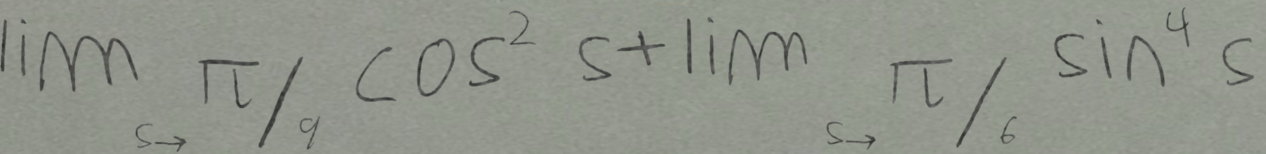
#> input picture pix2text_export/A001_derivation.png, 2532 x 308 px (shown at 1/2 size); its folder holds only this picture in this run
$ python -i Front-end.py   (imports and definitions only)
#> lines starting #> are read from the running program, lines starting #| are printed output that depends on the picture; after the words box and inside, x2 and y2 are one past the last pixel; in counts of white or black regions, pixels touching at a corner belong together
import tkinter as tk
from tkinter import filedialog, messagebox, scrolledtext
from PIL import Image, ImageTk, ImageOps, ImageEnhance
import customtkinter as ctk
import os
import cv2
import numpy as np
from pathlib import Path
import tempfile
import shutil
import json
import webbrowser
import re
import random
import sympy
import subprocess
import time
from sympy.parsing.sympy_parser import parse_expr, standard_transformations, implicit_multiplication_application, convert_xor

# Add power operator transformation and implicit multiplication
transformations = standard_transformations + (convert_xor, implicit_multiplication_application)

# ==================== SYMPY MARKING FUNCTIONS ====================

# [382 lines left out: functions clean_step, extract_solutions_from_text, parse_equation_or_expression, is_equivalent_math, extract_base_function, enhanced_verify_steps and 5 more, not called in this run]

# ==================== SHARED CLASSES ====================

class ImagePreprocessor:
    """Wrapper for the preprocessing pipeline"""

    @staticmethod
    def invert_if_necessary(img):
        """Ensure the image has white background and black text."""
        mean_val = np.mean(img)
        if mean_val < 128:
            return cv2.bitwise_not(img)
        return img

    @staticmethod
    def adaptive_denoise_and_binarize(img_gray, median_k=3, block_size=35, C=12):
        """Adaptive thresholding for binarization"""
        if median_k > 1:
            med = cv2.medianBlur(img_gray, median_k)
        else:
            med = img_gray
        binary = cv2.adaptiveThreshold(med, 255, cv2.ADAPTIVE_THRESH_GAUSSIAN_C,
                                      cv2.THRESH_BINARY, block_size, C)
        return binary

    @staticmethod
    def preprocess_image(pil_image, params=None):
        """Main preprocessing pipeline for PIL images"""
        if params is None:
            params = {
                'median_k': 3,
                'block_size': 35,
                'C': 12,
                'open_kernel': (3, 3),
                'close_kernel': (3, 3),
                'open_iters': 1,
                'close_iters': 1,
                'min_area': 200,
                'dilate_kernel': (2, 2),
                'dilate_iters': 1,
                'deskew': False
            }

        # Convert PIL to OpenCV
        img_array = np.array(pil_image)

        # Convert to grayscale if needed
        if len(img_array.shape) == 3:
            img_gray = cv2.cvtColor(img_array, cv2.COLOR_RGB2GRAY)
        else:
            img_gray = img_array

        # Apply preprocessing pipeline
        binary = ImagePreprocessor.adaptive_denoise_and_binarize(
            img_gray,
            median_k=params['median_k'],
            block_size=params['block_size'],
            C=params['C']
        )

        # Ensure white background, black text
        final = ImagePreprocessor.invert_if_necessary(binary)

        # Convert back to PIL Image
        return Image.fromarray(final)

class LatexOCRConverter:
    """Placeholder for LaTeX OCR conversion"""

    # [14 lines left out: function convert_to_latex, not called in this run]

class TeacherQuestion:
    """Class to store teacher's question information"""

    # [8 lines left out: function __init__, not called in this run]
                                       #   'image': PIL.Image,           # Original uploaded image
                                       #   'original': PIL.Image,        # Copy of original
                                       #   'name': str,                  # Student identifier
                                       #   'latex': str,                 # OCR output from image
                                       #   'readable_text': str,         # Converted from LaTeX to normal math text
                                       #   'sympy_analysis': list,       # Results from SymPy marking
                                       #   'llm_marking': dict           # Results from LLM analysis
                                       # }}

# ==================== BASE PAGE CLASS ====================

class BasePage(ctk.CTkFrame):
    """Base class for all pages with common functionality"""

    # [4 lines left out: function __init__, not called in this run]

    def setup_page(self):
        """Override this method in child classes"""
        pass

# ==================== PAGE 1: INTRODUCTION ====================
class IntroductionPage(BasePage):
    # [126 lines left out: function setup_page, not called in this run]

# ==================== PAGE 2: TEACHER INPUT ====================

class TeacherInputPage(BasePage):
    # [182 lines left out: functions setup_page, save_and_continue, not called in this run]

# ==================== PAGE 3: IMAGE UPLOAD & OCR CONVERSION ====================

# ==================== PAGE 3: IMAGE UPLOAD & OCR CONVERSION ====================

class ImageUploadPage(BasePage):
    # [568 lines left out: functions setup_page, show_folder_selection_view, select_images_folder, show_image_gallery, clear_main_frame, configure_gemini and 6 more, not called in this run]
# ==================== PAGE 5: SYMPY MARKING ====================

class SymPyMarkingPage(BasePage):
    # [224 lines left out: functions setup_page, mark_all_students, not called in this run]

## ==================== PAGE 6: LLM MARKING ====================

class LLMMarkingPage(BasePage):
    # [491 lines left out: functions setup_page, add_log, update_progress, run_ollama_with_logs, extract_json_from_response, create_llm_prompt and 1 more, not called in this run]
# ==================== MAIN APPLICATION ====================

class MathAutoMarkApp(ctk.CTk):
    # [51 lines left out: functions __init__, create_pages, show_page, not called in this run]
# ==================== APPLICATION START ====================

# [3 lines not run here, left out]

>>> import cv2
>>> picture = cv2.cvtColor(cv2.imread('pix2text_export/A001_derivation.png'), cv2.COLOR_BGR2RGB)
>>> result = ImagePreprocessor().preprocess_image(picture)
#> in adaptive_denoise_and_binarize, `binary = cv2.adaptiveThreshold(med, 255, cv2.ADAPTIVE_THRESH_GAUSSIAN_..`:
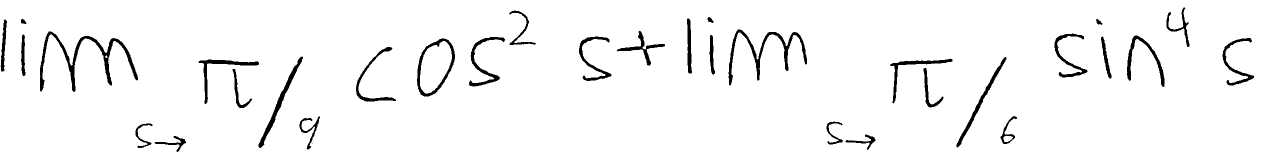
#> binary: shape (308, 2532) (shown at 1/2 size); 96.1% white; 33 black regions (1 under 20 px), largest, box (x1, y1, x2, y2) and area: (80, 63, 276, 184) 3576, (1457, 59, 1614, 171) 2692, (517, 113, 606, 296) 1665
#> in invert_if_necessary, `mean_val = np.mean(img)`: mean_val = 245.2
